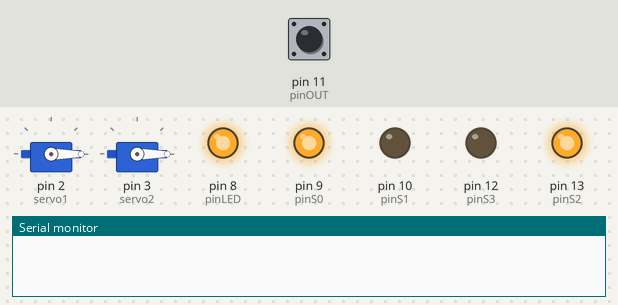
A sketch run on a simulated Arduino Uno, built with avr-gcc and run on an emulated ATmega328P. Parts: 2 × servo, output pins drawn as LEDs (lit = HIGH), the last lines printed to the serial monitor. Inputs (shaded band) come from the test bench; at power-on: pin 11 (pinOUT) LOW.

Above: at 3.2 s.
3.3 s: pin 11 (pinOUT) pulsed HIGH 5 times (0.12 s each, 0.3 s apart)
At 5.5 s:
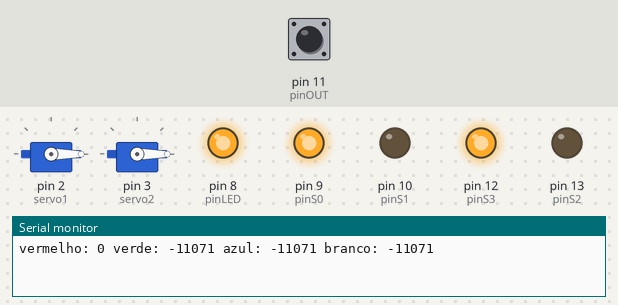
7.8 s: pin 11 (pinOUT) pulsed HIGH 2 times (0.12 s each, 0.3 s apart)
At 10.0 s:
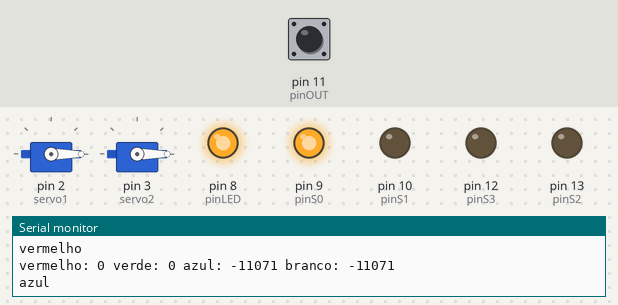
Timing chart, 0 to 16.7 s (numbered marks = the images above; inputs shaded):
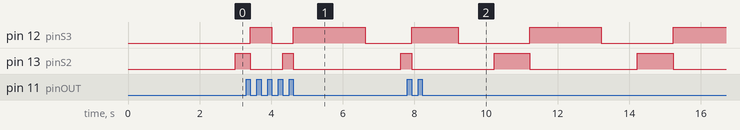

The sketch:

parquinhotestegerais.ino
```cpp
#include "Servo.h" //marrom=gnd,red=postivo,orange=porta
Servo servo1,
      servo2;
int angulo = 0;

#define pinS0 9 //S0
#define pinS1 10 //S1
#define pinS2 13 //S2
#define pinS3 12 //S3
#define pinOUT 11 //OUT
#define pinLED 8 //OE, GND no GND, VCC no positivo


void detectaCor();
int pulseR = 0,
    pulseG = 0,
    pulseB = 0,
    pulseW = 0;

void setup() {
 pinMode(pinS0, OUTPUT);
 pinMode(pinS1, OUTPUT);
 pinMode(pinS2, OUTPUT);
 pinMode(pinS3, OUTPUT);
 pinMode(pinLED, OUTPUT);
 pinMode(pinOUT, INPUT);

 Serial.begin(9600);
 digitalWrite(pinS0, HIGH);
 digitalWrite(pinS1, LOW);

 delay(2000);

 digitalWrite(pinLED, HIGH); //liga LED

 servo1.attach(2);
 servo2.attach(3);

}

void loop() {
  servo1.write(0);
  servo2.write(0);

  detectaCor(); //inicia a funcao la em baixo fora do loop


  //mostra os valores dos pulso das cores no serial monitor
  Serial.print("vermelho: ");
  Serial.print(pulseR);

  Serial.print(" verde: ");
  Serial.print(pulseG);

  Serial.print(" azul: ");
  Serial.print(pulseB);

  Serial.print(" branco: ");
  Serial.print(pulseW);
  Serial.println();

  //verifica se a cor vermelha foi detectada
  if((pulseR < pulseB) && (pulseR < pulseG) && (pulseW < 100)){
    Serial.println("vermelho");
    //aqui eu poderia botar uma funcao do que deve acontecer se vermelho
    servo1.write(50);

  }

  else if((pulseB<pulseR) && (pulseB<pulseG) && (pulseW<100)){
    Serial.println("azul");
    //aqui poderia inserir funcao do que acontecer se azul
    servo2.write(50);


  }

  else if((pulseG<pulseR) && (pulseG < pulseB) && (pulseW <100)){
    Serial.println("verde");
    //aqui poderia inserir funcao do que deve acontecer se verde
  }
  Serial.println();
}

void detectaCor(){
  //detectando vermelho
  digitalWrite(pinS2,LOW);
  digitalWrite(pinS3,LOW);
  pulseR = pulseIn(pinOUT, digitalRead(pinOUT) == HIGH ? LOW : HIGH);

  //sem filtro
  digitalWrite(pinS2,HIGH);
  pulseW = pulseIn(pinOUT, digitalRead(pinOUT) == HIGH ? LOW : HIGH);

  //detectando azul
  digitalWrite(pinS2, LOW);
  digitalWrite(pinS3, HIGH);
  pulseB = pulseIn(pinOUT, digitalRead(pinOUT) == HIGH ? LOW : HIGH);

  //detectando verde
  pulseG = pulseIn(pinOUT, digitalRead(pinOUT) == HIGH ? LOW : HIGH);

}
```
